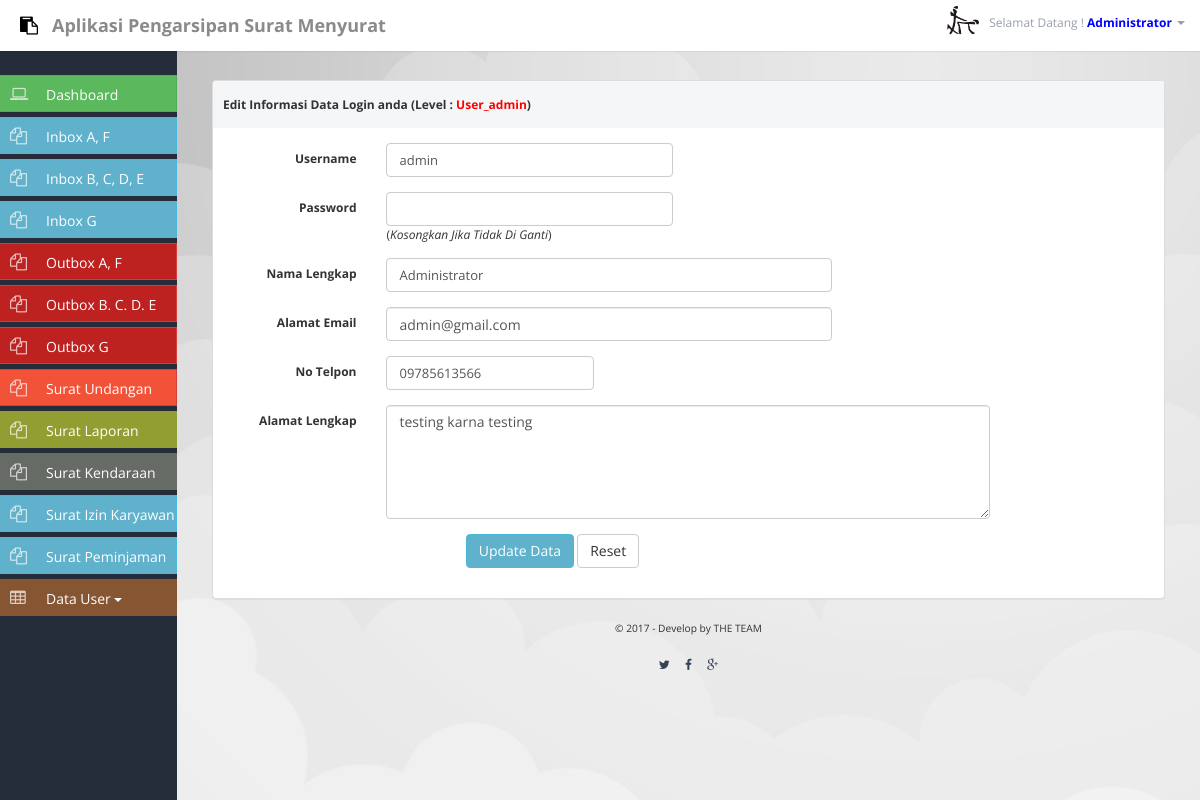
Page /surat_baru/account (signed in) on the earlier database version.
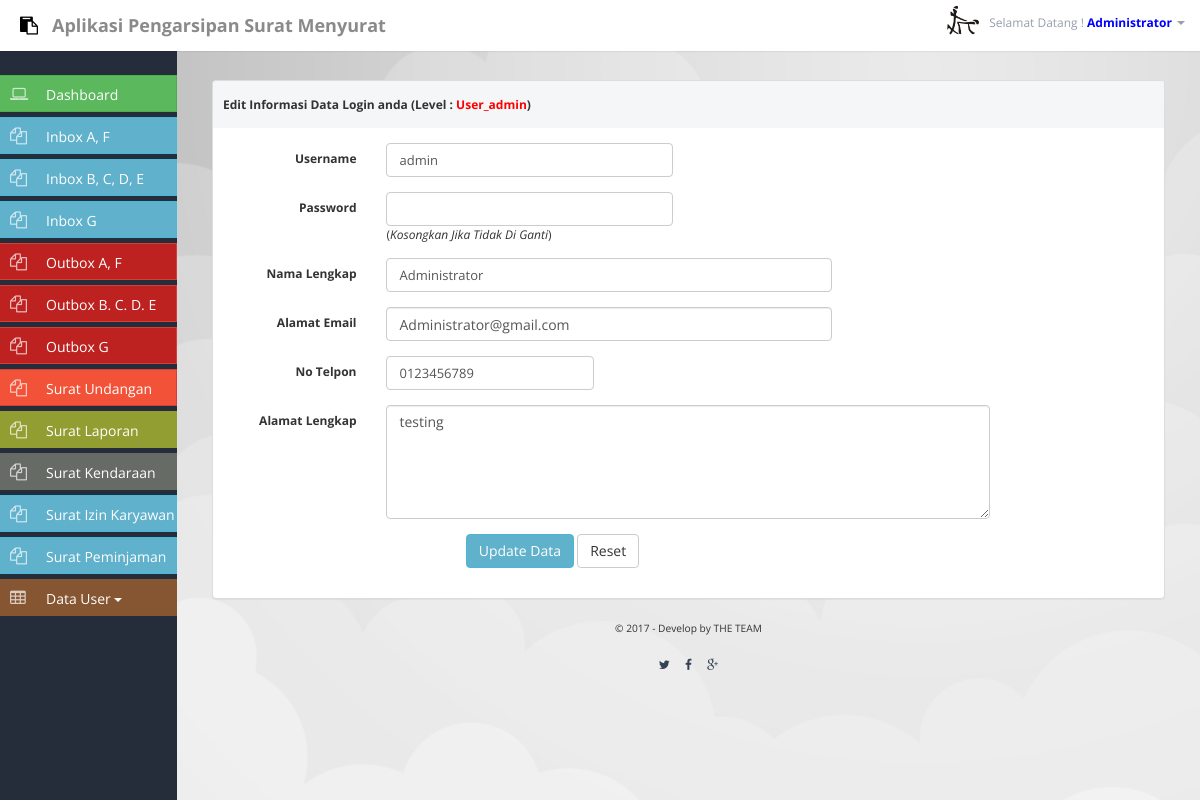
Same page on the later database version.
### tables this page shows
CREATE TABLE `user` (
  `id_user` int(5) NOT NULL,
  `username` varchar(100) NOT NULL,
  `password` varchar(150) NOT NULL,
  `nama_lengkap` varchar(150) NOT NULL,
  `alamat_email` varchar(150) NOT NULL,
  `no_telpon` varchar(15) NOT NULL,
  `alamat_lengkap` text NOT NULL,
  `level` varchar(20) NOT NULL DEFAULT 'biasa',
  `status` enum('Y','N') NOT NULL DEFAULT 'N',
  `waktu_daftar` datetime NOT NULL,
  `unit_kerja` varchar(5) NOT NULL
);

### surat_baru/account.php (the view, shortened to what this page needs)
<?php
if ($_GET[aksi]==''){
    $e = mysql_fetch_array(mysql_query("SELECT * FROM user where id_user='$_SESSION[login]'"));
    $ee = mysql_fetch_array(mysql_query("SELECT * FROM user where id_user='$_SESSION[login]'"));
?>
                <h4 style='padding-top:15px'></h4>
            <div class="col-md-12">
            <div class="panel panel-default">
            <div class="panel-heading"><strong>Edit Informasi Data Login anda (<?php echo "Level : <b style='color:red; text-transform:capitalize'>$ee[level]</b>"; ?>)</strong></div>
                <div class="panel-body">
                    <form action='' class="form-horizontal" method="POST" data-validate="parsley" enctype='multipart/form-data'>
                        <div class="form-group">
                        <label class="col-lg-2 control-label">Username</label>
                            <div class="col-lg-4">
                            <input type="text" name="a" placeholder="" class="bg-focus form-control" data-required="true" value="<?php echo $e[username]; ?>">
                            </div>
                        </div>
                        <div class="form-group">
                            <label class="col-lg-2 control-label">Password</label>
                            <div class="col-lg-4">
                            <input type="password" name="b" placeholder="" class="bg-focus form-control"> (<i>Kosongkan Jika Tidak Di Ganti</i>)
                            </div>
                        </div>
                        <div class="form-group">
                            <label class="col-lg-2 control-label">Nama Lengkap</label>
                            <div class="col-lg-6">
                            <input type="text" name="c" placeholder="" data-required="true" class="bg-focus form-control" value="<?php echo $e[nama_lengkap]; ?>">
                            </div>
                        </div>
                        <div class="form-group">
                            <label class="col-lg-2 control-label">Alamat Email</label>
                            <div class="col-lg-6">
                            <input type="email" name="d" placeholder="" data-required="true" class="bg-focus form-control" value="<?php echo $e[alamat_email]; ?>">
                            </div>
                        </div>
                        <div class="form-group">
                            <label class="col-lg-2 control-label">No Telpon</label>
                            <div class="col-lg-3">
                            <input type="text" name="e" placeholder="" data-required="true" class="form-control" value="<?php echo $e[no_telpon]; ?>">
                            </div>
                        </div>
                        <div class="form-group">
                            <label class="col-lg-2 control-label">Alamat Lengkap</label>
                            <div class="col-lg-8">
                            <textarea placeholder="" name='f' rows="5" class="form-control" data-trigger="keyup" data-rangelength="[20,1200]"><?php echo $e[alamat_lengkap]; ?></textarea>
                            </div>
                        </div>
                        <div class="form-group">
                            <div class="col-lg-9 pull-right">
                            <button type="submit" name='update' class="btn btn-info">Update Data</button>
                            <button type="reset" class="btn btn-default">Reset</button>
                            </div>
                        </div>
                    </form>
                </div>
            </div>
            </div>
<?php } ?>
             <footer id="footer">
                <div class="text-center clearfix">
                    <p><small>&copy 2017 - Develop by THE TEAM</small>
                        <br /><br />
                        <a href="https://twitter.com/" class="btn btn-xs btn-circle btn-twitter"><i class="fa fa-twitter"></i></a>
                        <a href="https://web.facebook.com/" class="btn btn-xs btn-circle btn-facebook"><i class="fa fa-facebook"></i></a>
                        <a href="https://plus.google.com/" class="btn btn-xs btn-circle btn-gplus"><i class="fa fa-google-plus"></i></a>
                    </p>
                </div>
            </footer>

### surat_baru/index.php (shortened to what this page needs)
<?php
	if ($_SESSION[login]==''){
		include "login.php";
	}else{
		include "content.php";
	}
?>

### surat_baru/content.php (shortened to what this page needs)
<!DOCTYPE html>
<html>
<head>
    <link href="css/bootstrap.css" rel="stylesheet" />
    <link href="css/bootstrap-overrides.css" type="text/css" rel="stylesheet" />
    <link rel="stylesheet" type="text/css" href="css/theme/default.css" />
    <link rel="stylesheet" type="text/css" href="css/font-awesome.css" />
    <link rel="stylesheet" type="text/css" href="css/elements/dataTables.bootstrap.css" />
    <link rel="stylesheet" type="text/css" href="css/elements/tables.css" />
    <link rel="stylesheet" type="text/css" href="css/elements/form.css" />
    <link rel="stylesheet" type="text/css" href="css/elements/bootstrap-wysihtml5.css" />
</head>
<body>
    <header class="navbar navbar-inverse navbar-fixed-top" role="banner">
        <?php include "header.php"; ?>
    </header>
    <div id="sidebar-nav">
        <?php include "menu.php"; ?>
    </div>
    <div class="content">
        <div id="pad-wrapper">
        <?php
            if ($_GET[page]==''){
                include "dashboard.php";
            }elseif ($_GET[page]=='inbox'){
                include "inbox.php";
            }elseif ($_GET[page]=='outbox'){
                include "outbox.php";
            }elseif ($_GET[page]=='user'){
                include "user.php";
            }elseif ($_GET[page]=='perihal'){
                include "perihal.php";
            }elseif ($_GET[page]=='account'){
                include "account.php";
            }elseif ($_GET[page]=='undangan'){
                include "undangan.php";
            }elseif ($_GET[page]=='laporan'){
                include "laporan.php";
            }elseif ($_GET[page]=='kendaraan'){
                include "kendaraan.php";
            }elseif ($_GET[page]=='binbox'){
                include "binbox.php";
            }elseif ($_GET[page]=='boutbox'){
                include "boutbox.php";
            }elseif ($_GET[page]=='inboxg'){
                include "inboxg.php";
            }elseif ($_GET[page]=='outboxg'){
                include "outboxg.php";
            }elseif ($_GET[page]=='izin'){
                include "izin.php";
            }elseif ($_GET[page]=='pinjamb'){
                include "pinjamb.php";
            }
        ?>
        </div>
    </div>
</body>
</html>

### surat_baru/header.php (shortened to what this page needs)
<div class="navbar-header">
        <a style='color:#8a8a8a; padding-top:15px' class="navbar-brand" href="index.php"><i style='color:#000' class="fa fa-paste"></i> &nbsp; Aplikasi Pengarsipan Surat Menyurat</a>
    </div>
    <ul class="nav navbar-nav pull-right hidden-xs">
        <li class="dropdown">
            <a href="#" class="dropdown-toggle hidden-xs" data-toggle="dropdown">
            <img class="img-circle" src="images/images.png" alt="avatar"> Selamat Datang ! <b style='color:blue'><?php echo $_SESSION[namalengkap]; ?> </b><b class="caret"></b></a>
        </li>
    </ul>

### surat_baru/menu.php (shortened to what this page needs)
<ul style='margin-top:25px' id="dashboard-menu">
              <li>
                <a style='padding-top:8px; color:#fff; border-radius:0px; text-align:left; padding-left:15px' class="btn btn-success" href="index.php">
                    <i style='margin-top:-11px; color:#fff' class="fa fa-laptop"></i>
                    <span>Dashboard</span>
                </a>
            </li>
            <?php if ($_SESSION[unit] == '0'){ ?>
            <li>
                <a style='padding-top:8px; color:#fff; border-radius:0px; text-align:left; padding-left:15px' class="btn btn-info" href="inbox">
                    <i style='margin-top:-11px; color:#fff' class="fa fa-files-o"></i>
                    <span>Inbox A, F</span>
                </a>
            </li>
            <li>
                <a style='padding-top:8px; color:#fff; border-radius:0px; text-align:left; padding-left:15px' class="btn btn-info" href="binbox">
                    <i style='margin-top:-11px; color:#fff' class="fa fa-files-o"></i>
                    <span>Inbox B, C, D, E</span>
                </a>
            </li>
            <li>
                <a style='padding-top:8px; color:#fff; border-radius:0px; text-align:left; padding-left:15px' class="btn btn-info" href="inboxg">
                    <i style='margin-top:-11px; color:#fff' class="fa fa-files-o"></i>
                    <span>Inbox G</span>
                </a>
            </li>
            <li>
                <a style='padding-top:8px; color:#fff; border-radius:0px; background:#bd2220; text-align:left; padding-left:15px' class="btn btn-danger" href="outbox">
                    <i style='margin-top:-11px; color:#fff' class="fa fa-files-o"></i>
                    <span>Outbox A, F</span>
                </a>
            </li>
            <li>
                <a style='padding-top:8px; color:#fff; border-radius:0px; background:#bd2220; text-align:left; padding-left:15px' class="btn btn-danger" href="boutbox">
                    <i style='margin-top:-11px; color:#fff' class="fa fa-files-o"></i>
                    <span>Outbox B. C. D. E</span>
                </a>
            </li>
            <li>
                <a style='padding-top:8px; color:#fff; border-radius:0px; background:#bd2220; text-align:left; padding-left:15px' class="btn btn-danger" href="outboxg">
                    <i style='margin-top:-11px; color:#fff' class="fa fa-files-o"></i>
                    <span>Outbox G</span>
                </a>
            </li>
            <li>
                <a style='padding-top:8px; color:#fff; border-radius:0px; background:#f25237; text-align:left; padding-left:15px' class="btn btn-danger" href="undangan">
                    <i style='margin-top:-11px; color:#fff' class="fa fa-files-o"></i>
                    <span>Surat Undangan</span>
                </a>
            </li>
            <li>
                <a style='padding-top:8px; color:#fff; border-radius:0px; background:#929e31; text-align:left; padding-left:15px' class="btn " href="laporan">
                    <i style='margin-top:-11px; color:#fff' class="fa fa-files-o"></i>
                    <span>Surat Laporan</span>
                </a>
            </li>
            <li>
                <a style='padding-top:8px; color:#fff; border-radius:0px; background:#666b66; text-align:left; padding-left:15px' class="btn " href="kendaraan">
                    <i style='margin-top:-11px; color:#fff' class="fa fa-files-o"></i>
                    <span>Surat Kendaraan</span>
                </a>
            </li>
			<li>
                <a style='padding-top:8px;  color:#fff;; border-radius:0px; text-align:left; padding-left:15px' class="btn btn-info" href="izin">
                    <i style='margin-top:-11px; color:#fff' class="fa fa-files-o"></i>
                    <span>Surat Izin Karyawan</span>
                </a>
            </li>
			<li>
                <a style='padding-top:8px;  color:#fff;; border-radius:0px; text-align:left; padding-left:15px' class="btn btn-info" href="pinjamb">
                    <i style='margin-top:-11px; color:#fff' class="fa fa-files-o"></i>
                    <span>Surat Peminjaman</span>
                </a>
            </li>
            <?php } ?>
            <li>
                <a style='padding-top:8px; color:#fff; border-radius:0px; background:#865531; text-align:left; padding-left:15px' class="btn dropdown-toggle" href="#">
                    <i style='margin-top:-11px; color:#fff' class="fa fa-table"></i>
                    <span>Data User</span> <b class="caret"></b>
                </a>
            </li>
        </ul>

### surat_baru/css/theme/default.css (style rules this page uses)
body { font-family: 'Open Sans', sans-serif; background-color: #252d3a; position: relative; margin: 0px; font-size: 12px; padding: 0px; }
a { color: #43aea8; text-decoration: none; }
h1, h2, h3, h4, h5 { margin: 0; line-height: inherit; color: #29323d; }
.navbar-nav>li>a img { float: left; width: 34px; height: 34px; margin-top: 2px; margin-right: 10px; overflow: hidden; -webkit-border-radius: 50%; -moz-border-radius: 50%; border-radius: 50%; margin-top: -8px; cursor: pointer; }
.nav>li>a>img { max-width: none; }
.img-circle { border-radius: 50%; }
#sidebar-nav { position: fixed; width: 180px; height: 100%; float: left; margin: 0em; padding-top: 50px; z-index: 900; }
#sidebar-nav #dashboard-menu { list-style: none; padding-right: 3px; padding-left:0px; margin-bottom: 0; margin-left: 10px; }
#sidebar-nav #dashboard-menu > li > a { display: block; padding: 20px 14px 6px 5px; margin-left: -15px; margin-bottom: 5px; color: #8b939e; outline: 0px; line-height: 21px; }
#sidebar-nav #dashboard-menu > li { position: relative; }
#sidebar-nav #dashboard-menu > li i { font-size: 17px; top: 22px; }
#sidebar-nav #dashboard-menu a span { margin-left: 35px; transition: color .1s linear; -moz-transition: color .1s linear; -webkit-transition: color .1s linear; -o-transition: color .1s linear; }
#sidebar-nav #dashboard-menu a i { position: absolute; left: 0; height: 24px; width: 24px; opacity: 0.7; transition: opacity .1s ease; -moz-transition: opacity .1s ease; -webkit-transition: opacity .1s ease; -o-transition: opacity .1s ease; }
#pad-wrapper { padding: 0px 20px; margin-top: 55px; }
#pad-wrapper h4 { color: #696d73; margin: 35px 0 10px 15px !important; }
.content { background-color: #e7ebee; background-image: url('bg.jpg'); background-size: cover; min-width: 400px; min-height: 800px; margin-bottom: 0px; padding-bottom: 50px; overflow: hidden; position: relative; margin-left: 177px; -webkit-transition: margin-left .3s ease; -moz-transition: margin-left .3s ease; -o-transition: margin-left .3s ease; -ms-transition: margin-left .3s ease; transition: margin-left .3s ease; }
footer { margin-top: 50px; }
footer i { color: #344154; }

### surat_baru/css/elements/form.css (style rules this page uses)
.btn-info { color: #fff; background-color: #60b1cc; font-weight: normal!important; }

Differences in the rows shown:
changed user "User_admin": d "admin@gmail.com" → "Administrator@gmail.com"; e "09785613566" → "0123456789"; f "testing karna testing" → "testing"
